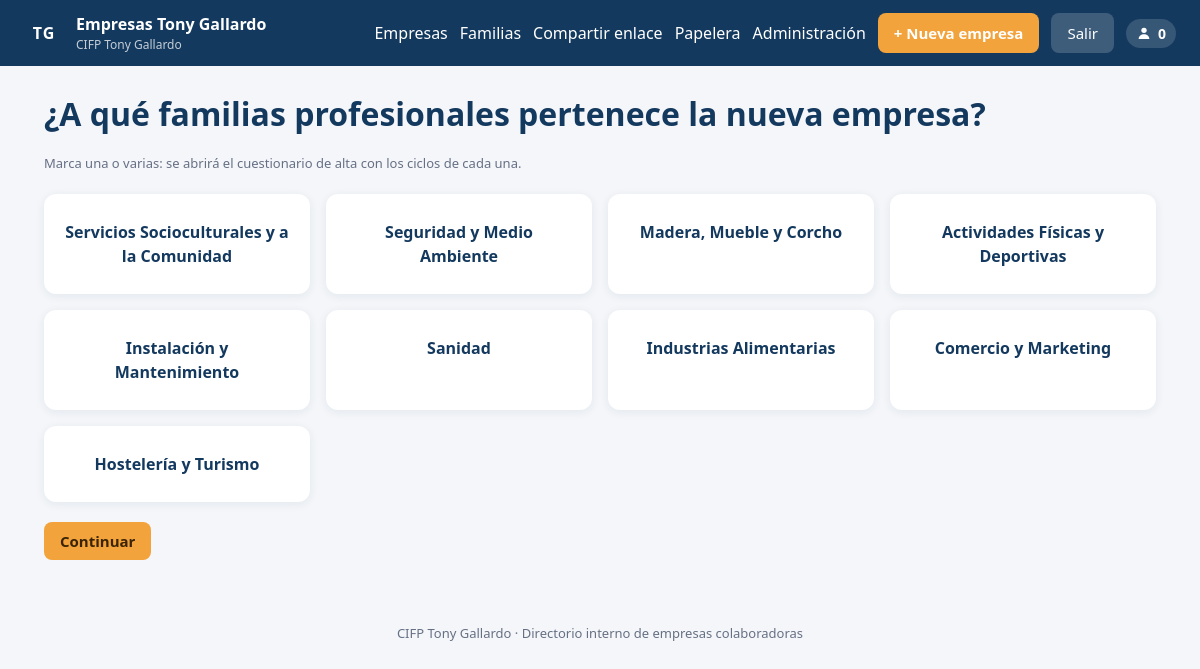
The app's page /nueva_empresa.php (signed in) with its own data.
### tables this page shows
CREATE TABLE IF NOT EXISTS familias (
  id     INT UNSIGNED NOT NULL AUTO_INCREMENT,
  nombre VARCHAR(120) NOT NULL,
  orden  SMALLINT NOT NULL DEFAULT 0,
  PRIMARY KEY (id),
  UNIQUE KEY uq_nombre (nombre)
);

### config.php (called while the page is built, shortened)
<?php
function db(): PDO
{
    static $pdo = null;
    if ($pdo === null) {
        $pdo = new PDO(
            'mysql:host=' . DB_HOST . ';dbname=' . DB_NAME . ';charset=utf8mb4',
            DB_USER,
            DB_PASS,
            [
                PDO::ATTR_ERRMODE            => PDO::ERRMODE_EXCEPTION,
                PDO::ATTR_DEFAULT_FETCH_MODE => PDO::FETCH_ASSOC,
                PDO::ATTR_EMULATE_PREPARES   => false,
            ]
        );
    }
    return $pdo;
}
function e(?string $texto): string
{
    return htmlspecialchars((string) $texto, ENT_QUOTES, 'UTF-8');
}
function familias(): array
{
    static $cache = null;
    if ($cache === null) {
        $cache = db()->query('SELECT id, nombre FROM familias ORDER BY orden, nombre')->fetchAll();
    }
    return $cache;
}

### nueva_empresa.php (the view, shortened to what this page needs)
<?php
require __DIR__ . '/config.php';
$familias = familias();
require __DIR__ . '/cabecera.php';
?>
<h1 class="titulo-pagina">¿A qué familias profesionales pertenece la nueva empresa?</h1>
<p class="migas">Marca una o varias: se abrirá el cuestionario de alta con los ciclos de cada una.</p>
<?php if (!$familias): ?>
  <p class="vacio">No hay familias profesionales dadas de alta. <a href="familias.php">Añade una primero</a>.</p>
<?php else: ?>
<form method="get" action="cuestionario_empresa.php">
  <div class="rejilla-familias">
    <?php foreach ($familias as $f): ?>
      <label class="tarjeta-familia"><input type="checkbox" name="familias[]" value="<?= (int) $f['id'] ?>"> <?= e($f['nombre']) ?></label>
    <?php endforeach; ?>
  </div>
  <p style="margin-top:20px;"><button class="boton boton--primario" type="submit">Continuar</button></p>
</form>
<?php endif; ?>
<?php require __DIR__ . '/pie.php'; ?>

### assets/estilo.css (style rules this page uses)
:root { --azul: #14395e; --azul-claro: #1f6fb2; --acento: #f2a33c; --fondo: #f4f6f9; --panel: #ffffff; --texto: #1c2430; --suave: #667084; --borde: #dde3ea; --rojo: #c0392b; --verde: #1e8e5a; --radio: 12px; --sombra: 0 2px 10px rgba(20, 57, 94, .08); }
* { box-sizing: border-box; }
body { margin: 0; font-family: "Segoe UI", system-ui, -apple-system, sans-serif; background: var(--fondo); color: var(--texto); line-height: 1.5; }
.titulo-pagina { margin: 0 0 16px; color: var(--azul); }
.migas { margin: 0; font-size: 13px; color: var(--suave); }
.boton { display: inline-block; border: none; border-radius: 8px; padding: 9px 16px; font-size: 15px; font-family: inherit; cursor: pointer; text-decoration: none; }
.boton--primario { background: var(--acento); color: #3a2405; font-weight: 600; }
.rejilla-familias { display: grid; grid-template-columns: repeat(auto-fill, minmax(240px, 1fr)); gap: 16px; margin-top: 20px; }
.tarjeta-familia { background: var(--panel); border-radius: var(--radio); box-shadow: var(--sombra); padding: 24px 18px; text-align: center; font-weight: 600; color: var(--azul); text-decoration: none; border: 2px solid transparent; transition: border-color .15s, transform .1s; }
.tarjeta-familia { position: relative; cursor: pointer; }

### records on screen
familias: nombre "Servicios Socioculturales y a la Comunidad"
familias: nombre "Seguridad y Medio Ambiente"
familias: nombre "Madera, Mueble y Corcho"
familias: nombre "Actividades Físicas y Deportivas"
familias: nombre "Instalación y Mantenimiento"
familias: nombre "Sanidad"
familias: nombre "Industrias Alimentarias"
familias: nombre "Comercio y Marketing"
familias: nombre "Hostelería y Turismo"

### other values on screen
APP_NAME "Empresas Tony Gallardo"
CENTRO "CIFP Tony Gallardo"
$visitantes "0"
